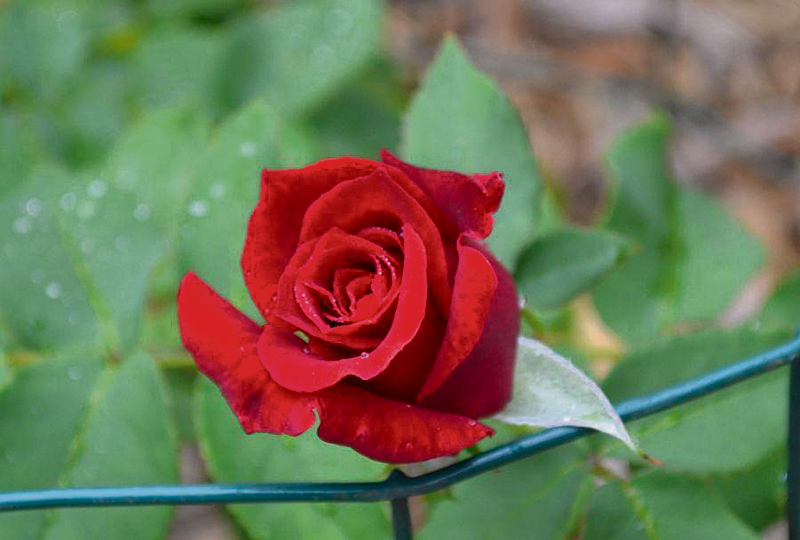
#> input picture slides/01.dasar_pengolahan_citra_digital/dataset/rose.png, 800 x 540 px
$ python 13.pillow_histogram.py
#> lines starting #> are read from the running program, lines starting #| are printed output that depends on the picture
"""
script ini akan melakukan perhitungan histogram pada citra dengan memanfaatkan library pillow.
penjelasan lebih detil dapat dibaca di file html atau python notebook yang telah disediakan
"""

from PIL import Image
import matplotlib.pylab as plt

im = Image.open('../dataset/rose.png')
#> im is the input picture: PIL image 800x540 RGB; mean R, G, B 111.9, 115.3, 87.1
pl = im.histogram()
#> pl = 768 values, max 20064 at index 256, min 0 at index 237, mean 1687.5
plt.bar(range(256), pl[:256], color='r', alpha=0.5)
plt.bar(range(256), pl[256:2*256], color='g', alpha=0.4)
plt.bar(range(256), pl[2*256:], color='b', alpha=0.3)
plt.show()
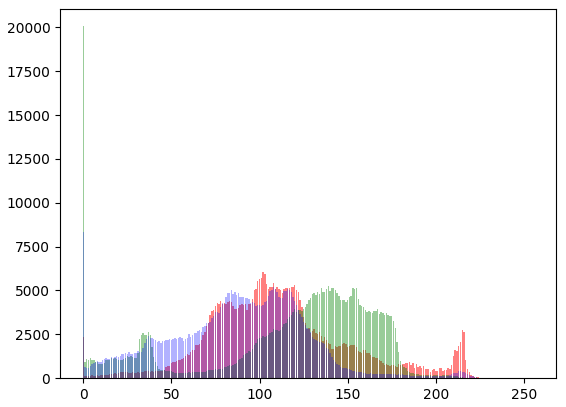
#> figure drawn by matplotlib, 1 panel; tallest bar 6034 high, from x = 101.6 to 102.4; tallest bar 20064 high, from x = -0.4 to 0.4; tallest bar 8325 high, from x = -0.4 to 0.4

$ run again, with slides/01.dasar_pengolahan_citra_digital/dataset/ishihara.png copied over slides/01.dasar_pengolahan_citra_digital/dataset/rose.png
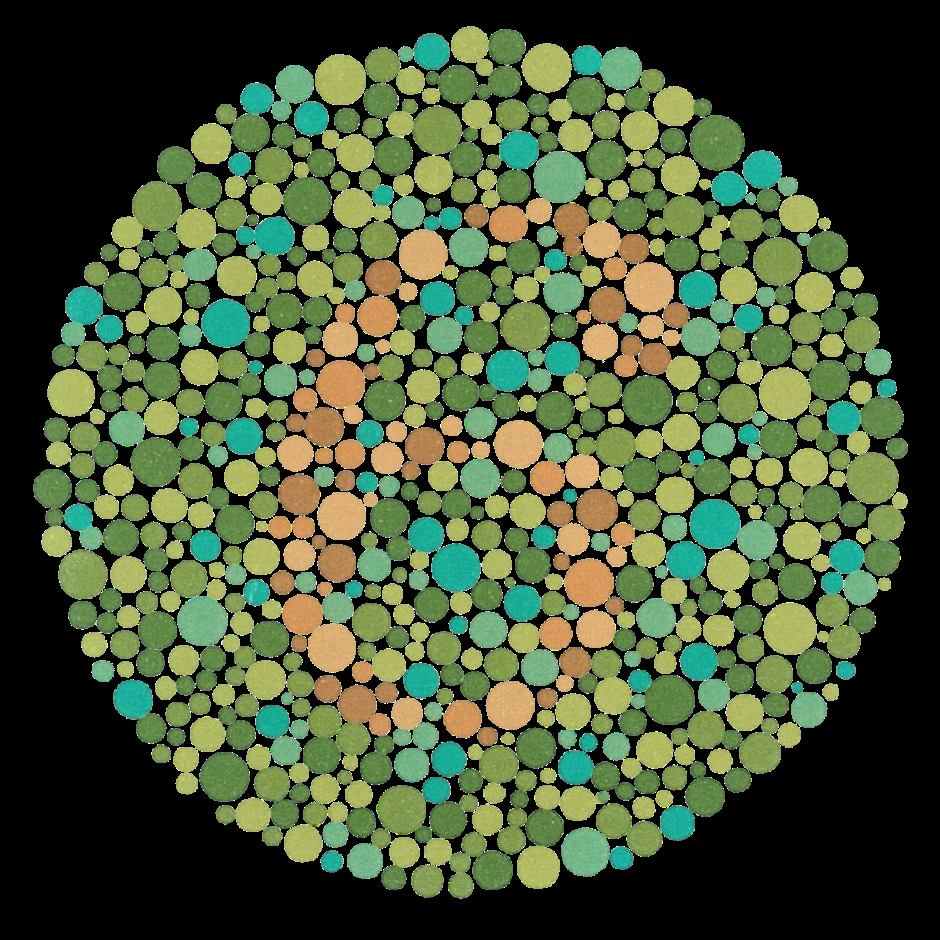
#> input picture slides/01.dasar_pengolahan_citra_digital/dataset/ishihara.png, 940 x 940 px
#> im is the input picture: PIL image 940x940 RGB; mean R, G, B 70.4, 85.6, 53.4
#> pl = 768 values, max 414374 at index 512, min 0 at index 1, mean 3451.6
#> `plt.show()`:
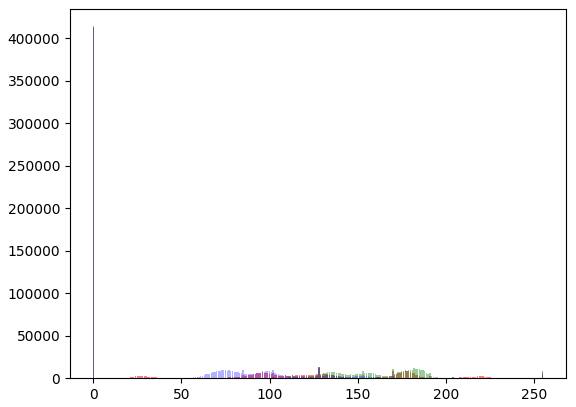
#> figure drawn by matplotlib, 1 panel; tallest bar 413242 high, from x = -0.4 to 0.4; tallest bar 412149 high, from x = -0.4 to 0.4; tallest bar 414374 high, from x = -0.4 to 0.4
